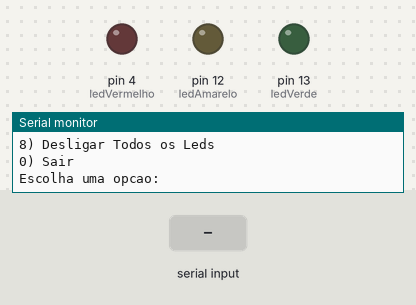
Bench run of a sketch on a simulated Arduino Uno, built with avr-gcc and run on an emulated ATmega328P. Parts: output pins drawn as LEDs (lit = HIGH), the last lines printed to the serial monitor. The test bench sets the inputs (shaded band).

Above: at 1.2 s.
1.3 s: "1\n" received over Serial
At 2.1 s:
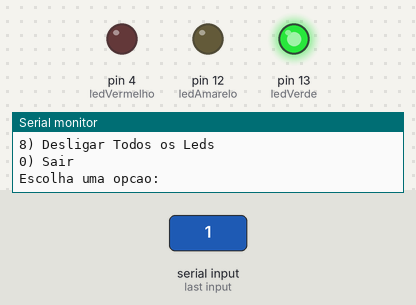
2.8 s: "3\n" received over Serial
At 3.2 s:
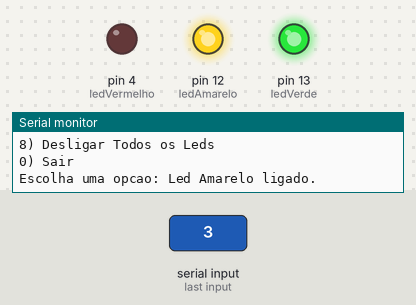
4.3 s: "2\n" received over Serial
At 5.5 s:
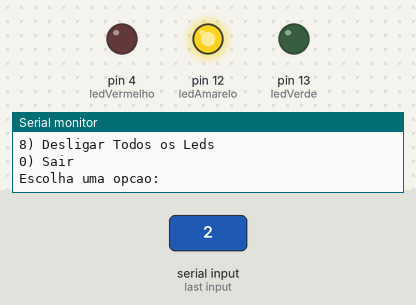
5.8 s: "5\n" received over Serial
At 6.7 s:
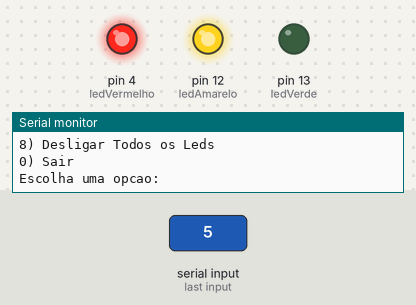
7.3 s: "4\n" received over Serial
At 7.9 s:
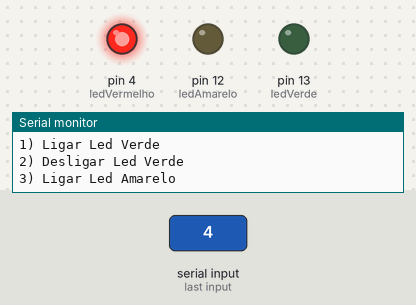
8.8 s: "1\n" received over Serial
At 10.2 s:
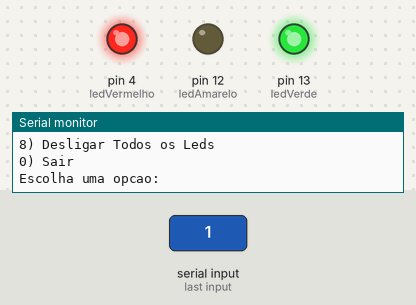
Timing chart, 0 to 11.3 s (numbered marks = the images above; inputs shaded):
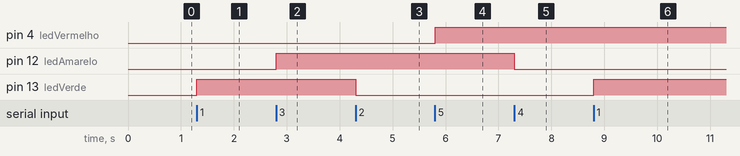

Measured:
- after the input at 1.3 s, pin 13 (ledVerde): LOW → HIGH at once
- after the input at 2.8 s, pin 12 (ledAmarelo): LOW → HIGH at once
- after the input at 4.3 s, pin 13 (ledVerde): HIGH → LOW at once
- after the input at 5.8 s, pin 4 (ledVermelho): LOW → HIGH at once
- after the input at 7.3 s, pin 12 (ledAmarelo): HIGH → LOW at once
- after the input at 8.8 s, pin 13 (ledVerde): LOW → HIGH at once

The sketch:

acende_led_com_menu1.ino
```cpp
// Definição dos pinos dos LEDs
const int ledVerde = 13;
const int ledAmarelo = 12;
const int ledVermelho = 4;

void setup() {
  // Inicialização dos pinos como saída
  pinMode(ledVerde, OUTPUT);
  pinMode(ledAmarelo, OUTPUT);
  pinMode(ledVermelho, OUTPUT);

  // Inicializa a comunicação serial
  Serial.begin(9600);
}

void loop() {
  int opcao;

  do {
    // Exibe o menu
    Serial.println("\n--- MENU DE CONTROLE DOS LEDs ---");
    Serial.println("1) Ligar Led Verde");
    Serial.println("2) Desligar Led Verde");
    Serial.println("3) Ligar Led Amarelo");
    Serial.println("4) Desligar Led Amarelo");
    Serial.println("5) Ligar Led Vermelho");
    Serial.println("6) Desligar Led Vermelho");
    Serial.println("7) Ligar Todos os Leds");
    Serial.println("8) Desligar Todos os Leds");
    Serial.println("0) Sair");
    Serial.print("Escolha uma opcao: ");

    // Aguarda entrada do usuário
    while (Serial.available() == 0) {}

    opcao = Serial.parseInt();

    switch (opcao) {
      case 1:
        digitalWrite(ledVerde, HIGH);
        Serial.println("Led Verde ligado.");
        break;
      case 2:
        digitalWrite(ledVerde, LOW);
        Serial.println("Led Verde desligado.");
        break;
      case 3:
        digitalWrite(ledAmarelo, HIGH);
        Serial.println("Led Amarelo ligado.");
        break;
      case 4:
        digitalWrite(ledAmarelo, LOW);
        Serial.println("Led Amarelo desligado.");
        break;
      case 5:
        digitalWrite(ledVermelho, HIGH);
        Serial.println("Led Vermelho ligado.");
        break;
      case 6:
        digitalWrite(ledVermelho, LOW);
        Serial.println("Led Vermelho desligado.");
        break;
      case 7:
        digitalWrite(ledVerde, HIGH);
        digitalWrite(ledAmarelo, HIGH);
        digitalWrite(ledVermelho, HIGH);
        Serial.println("Todos os LEDs ligados.");
        break;
      case 8:
        digitalWrite(ledVerde, LOW);
        digitalWrite(ledAmarelo, LOW);
        digitalWrite(ledVermelho, LOW);
        Serial.println("Todos os LEDs desligados.");
        break;
      case 0:
        Serial.println("Saindo do menu...");
        break;
      default:
        Serial.println("Opção inválida. Tente novamente.");
    }

    delay(500); // Pequeno atraso para estabilidade

  } while (opcao != 0);
}
```
